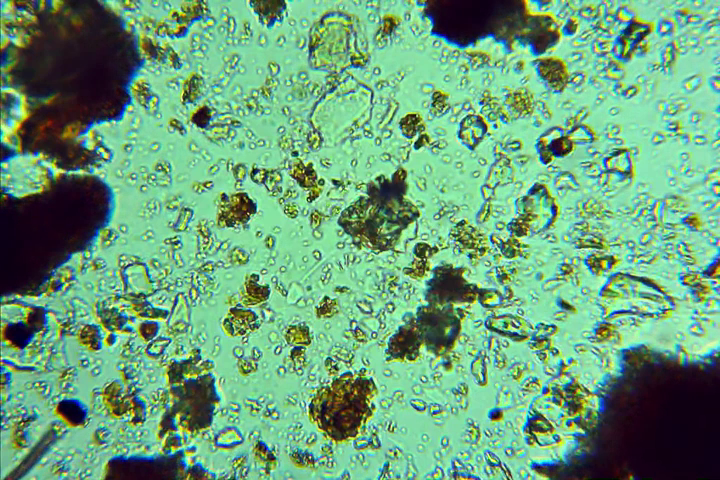
#> input picture courses/microbes/scene00701.png, 720 x 480 px
$ jupyter execute si-001.ipynb
#> lines starting #> are read from the running program, lines starting #| are printed output that depends on the picture; after the words box and inside, x2 and y2 are one past the last pixel; in counts of white or black regions, pixels touching at a corner belong together
[cell 1]
import matplotlib.pyplot as plt
import skimage.color as color

from skimage import data
from skimage.exposure import histogram
from skimage import io

[cell 2]
image = io.imread("scene00701.png")
#> image is the input picture: shape (480, 720, 3); mean R, G, B 106, 161.8, 122.9
plt.imshow(image)

[cell 3]
from skimage.feature import canny
image_gray = color.rgb2gray(image)
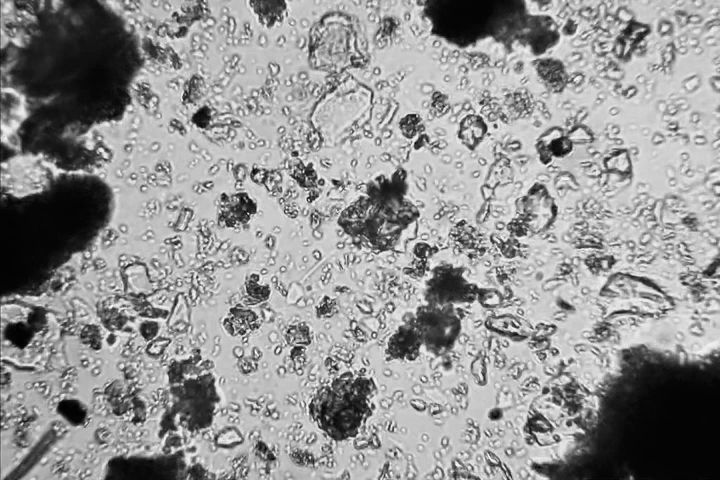
#> image_gray: shape (480, 720) float64; min 0.00588, max 0.993, mean 0.577

[cell 4]
plt.imshow(image_gray, cmap=plt.cm.gray)

[cell 5]
from skimage import data
from skimage.exposure import histogram

hist, hist_centers = histogram(image_gray)
#> hist = 256 values, max 5729 at index 3, min 0 at index 253, mean 1350; hist_centers = 256 values from 0.00781 to 0.991

fig, axes = plt.subplots(1, 2, figsize=(8,3))
axes[0].imshow(image_gray, cmap=plt.cm.gray)
axes[0].axis('off')
axes[1].plot(hist_centers, hist, lw=2)
axes[1].set_title("histogram")
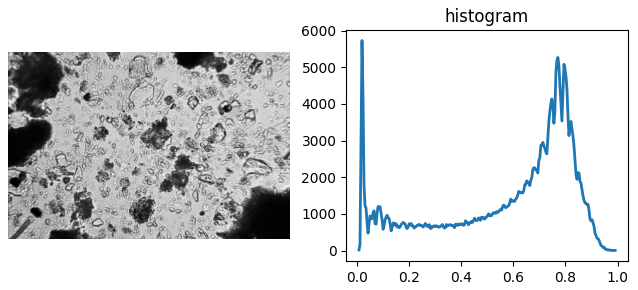
#> figure drawn by matplotlib, 2 panels; panel 2: curve peaks at x = 0.0194, y = 5729

[cell 6]
edges = canny(image_gray)
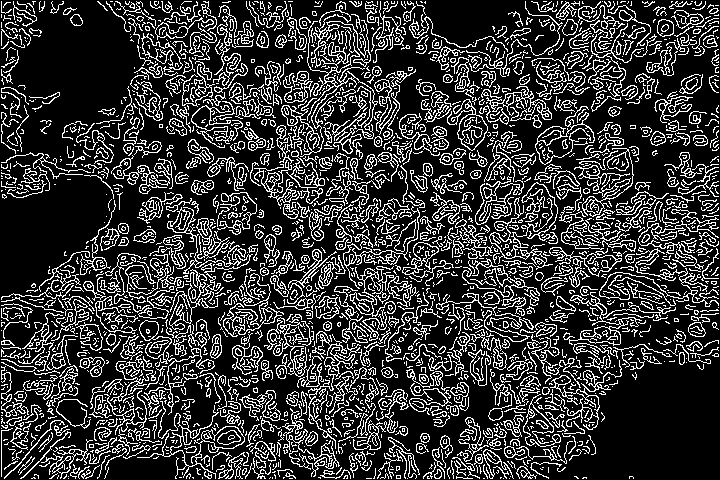
#> edges: shape (480, 720) bool; 21.8% white in thin lines or dots

[cell 7]
plt.imshow(edges, cmap=plt.cm.gray)

[cell 8]
from scipy import ndimage as ndi

fill_image = ndi.binary_fill_holes(edges)
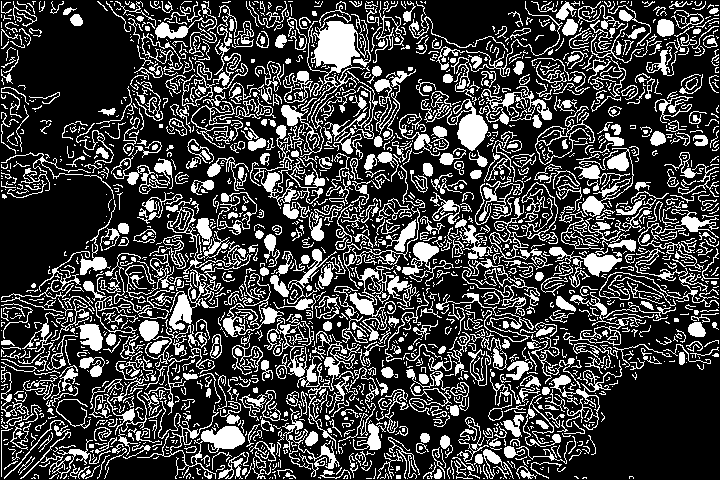
#> fill_image: shape (480, 720) bool; 26.5% white; 2293 white regions (1490 under 20 px), largest, box (x1, y1, x2, y2) and area: (281, 14, 378, 157) 3611, (137, 401, 245, 479) 1321, (167, 207, 253, 305) 1032
plt.imshow(fill_image, cmap=plt.cm.gray)
